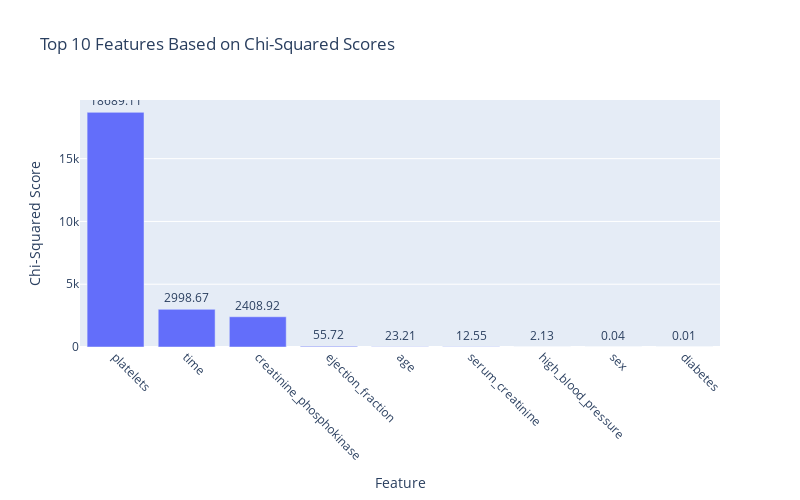

Notebook code for this chart:
### Code cell
import plotly.express as px
fig = px.bar(
    featureScores.nlargest(10, 'Score'),  
    x='Specs', 
    y='Score', 
    text='Score', 
    title='Top 10 Features Based on Chi-Squared Scores',
    labels={'Specs': 'Feature', 'Score': 'Chi-Squared Score'},
)
fig.update_traces(texttemplate='%{text:.2f}', textposition='outside')
fig.update_layout(
    xaxis_tickangle=45,  
    height=500,
    width=800,
)
fig.show()

### Figure 1 — Plotly figure (JSON) as saved in the notebook; plotly's stock layout.template omitted (floating-point values rounded to 4 significant figures)
{"data": [{"alignmentgroup": "True", "hovertemplate": "Feature=%{x}<br>Chi-Squared Score=%{text}<extra></extra>", "legendgroup": "", "marker": {"color": "#636efa", "pattern": {"shape": ""}}, "name": "", "offsetgroup": "", "orientation": "v", "showlegend": false, "text": [18690.0, 2999.0, 2409.0, 55.72, 23.21, 12.55, 2.127, 0.03826, 0.01353], "textposition": "outside", "texttemplate": "%{text:.2f}", "type": "bar", "x": ["platelets", "time", "creatinine_phosphokinase", "ejection_fraction", "age", "serum_creatinine", "high_blood_pressure", "sex", "diabetes"], "xaxis": "x", "y": [18690.0, 2999.0, 2409.0, 55.72, 23.21, 12.55, 2.127, 0.03826, 0.01353], "yaxis": "y"}], "layout": {"barmode": "relative", "height": 500, "legend": {"tracegroupgap": 0}, "title": {"text": "Top 10 Features Based on Chi-Squared Scores"}, "width": 800, "xaxis": {"anchor": "y", "domain": [0, 1], "tickangle": 45, "title": {"text": "Feature"}}, "yaxis": {"anchor": "x", "domain": [0, 1], "title": {"text": "Chi-Squared Score"}}}}
